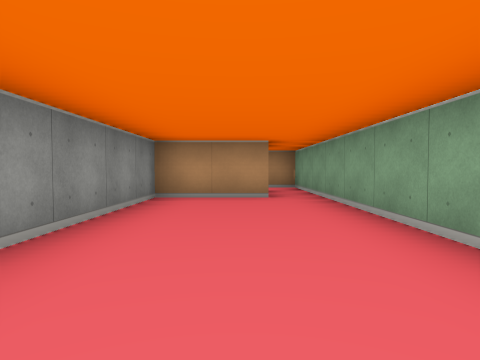
view 1 (above)

13 first-person views from a walk through a cub3D ray-caster map. The camera is about half as high as the walls, tilts 2° down and sees 75° across. The floor is counted in squares. Each view is taken from the middle of a square. On the plan, view 1 faces up. The plan holds only what a view shows up to about 9 squares ahead; the rest is blank.

view 2
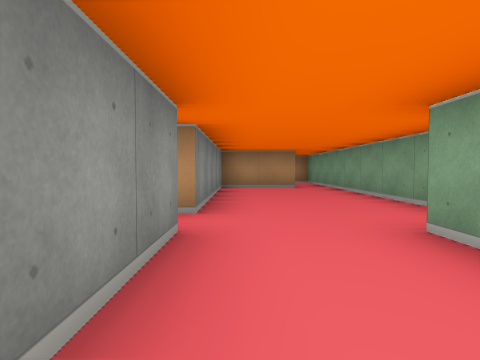

view 3
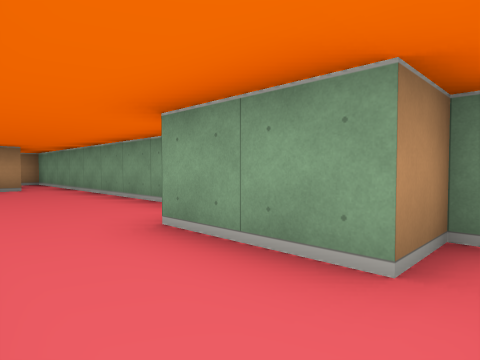

view 4
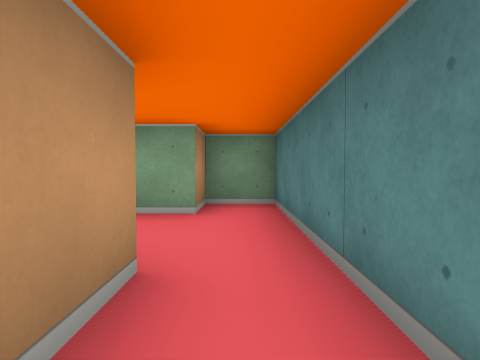

view 5
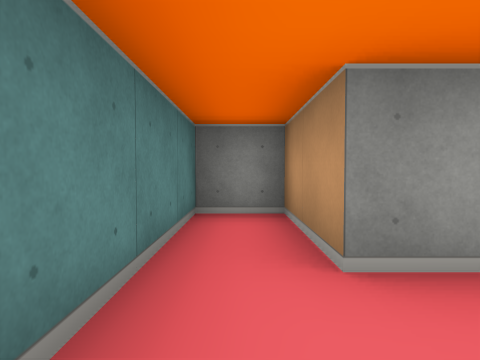

view 6
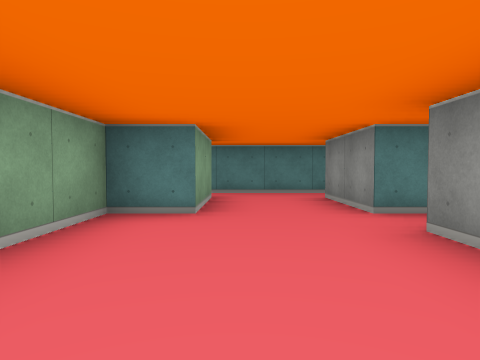

view 7
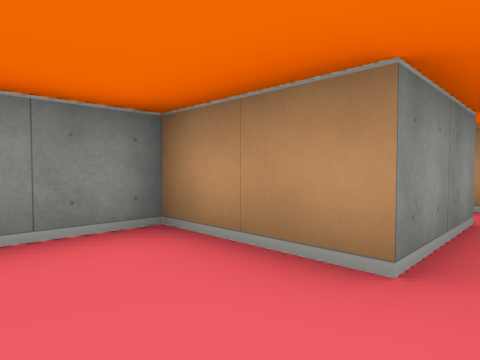

view 8
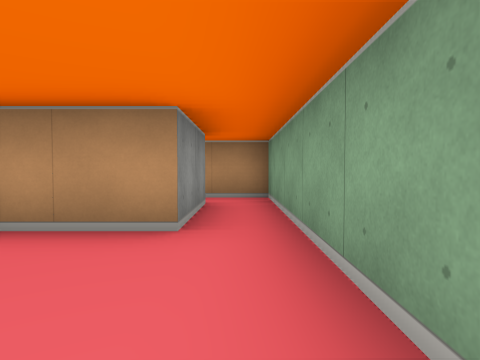

view 9
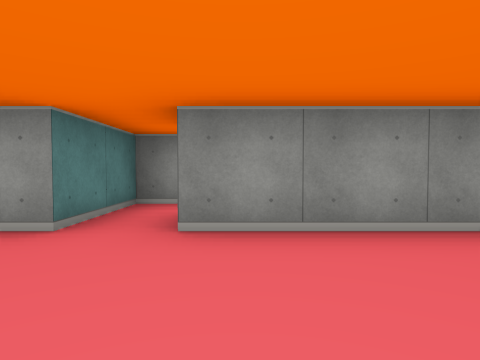

view 10
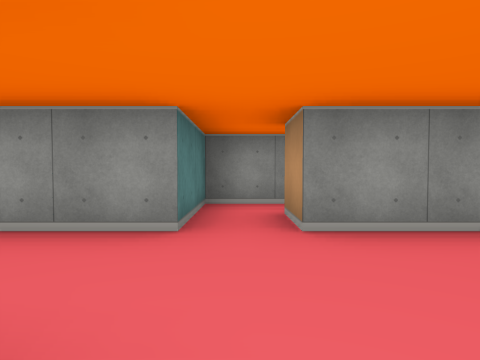

view 11
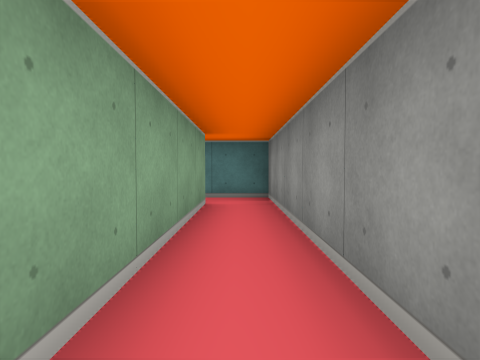

view 12
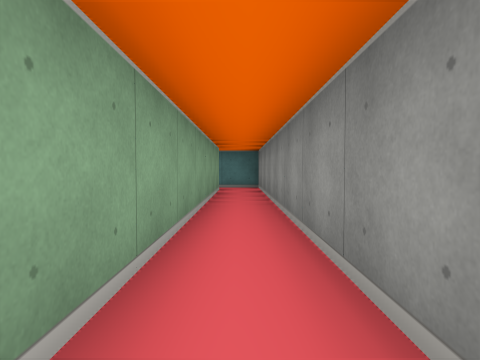

view 13
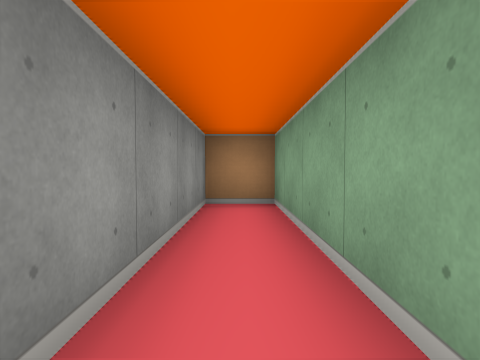

### Floor plan
Points are (right, up) in squares from view 1. A wall is a line through its corners. A room is listed if a view was taken in it or the views show most of it. See-through windows are left out.
Room 1 (views 1, 6, 7, 8, 9, 10)
walls: (0.5, -0.5) (1.5, -0.5) (1.5, 7.5); (-2.5, -0.5) (-1.5, -0.5); (0.5, 7.6) (0.5, 5.5) (-1.5, 5.5) (-1.5, 0.5) (-2.5, 0.5)
ways out: opening at (-0.5, -1.5) to room 2; opening at (-2, 0) to room 3; opening at (1, 6.5)
Room 2 (views 2, 3, 4, 5)
walls: (-1.5, -0.5) (-1.5, -2.5) (-3.5, -2.5) (-3.5, -3.5) (1.5, -3.5) (1.5, -2.5) (0.5, -2.5) (0.5, -0.5)
ways out: opening at (-0.5, -1.5) to room 1
Room 3 (views 11, 12, 13)
walls: (-2.5, 0.5) (-2.5, 8.5) (-3.5, 8.5) (-3.5, -0.5) (-2.5, -0.5)
ways out: opening at (-2, 0) to room 1

Where each view was taken, in squares from view 1:
view 1: 0 up, 0 right, facing up
view 2: 3 down, 1 left, facing up
view 3: 3 down, 1 left, facing up-right
view 4: 3 down, 3 left, facing right
view 5: 3 down, 0 right, facing left
view 6: 3 up, 0 right, facing down
view 7: 4 up, 1 right, facing up-left
view 8: 3 up, 1 right, facing up
view 9: 1 up, 1 right, facing left
view 10: 0 up, 1 right, facing left
view 11: 5 up, 3 left, facing down
view 12: 8 up, 3 left, facing down
view 13: 4 up, 3 left, facing up
